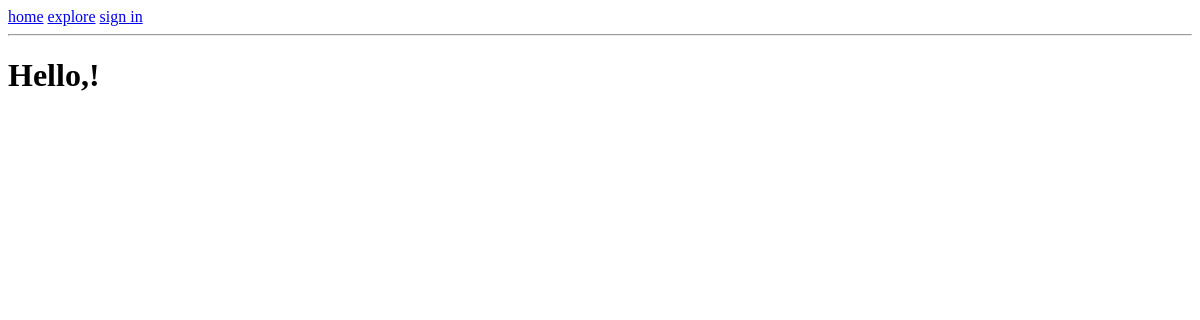
Before: /explore with the older database file.
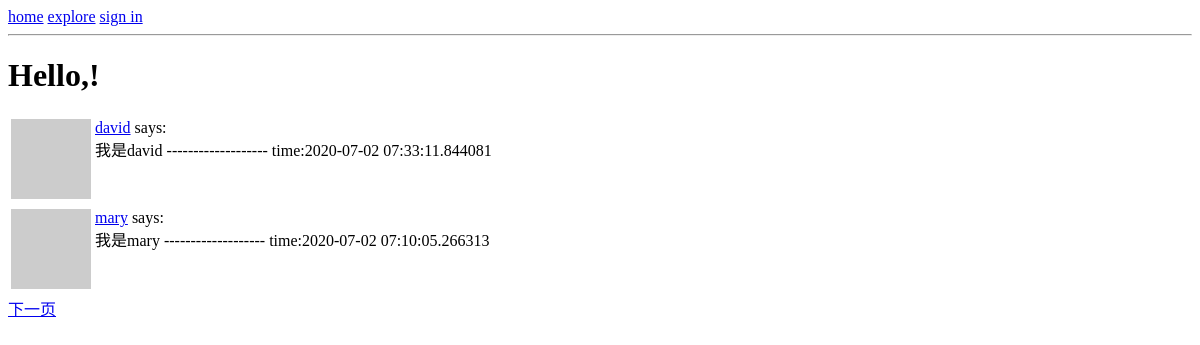
After: the same page with the newer database file.
### app/models.py (models this page shows, shortened)
class Post(db.Model):
    id = db.Column(db.Integer, primary_key=True)
    body = db.Column(db.String(140))
    timestamp = db.Column(db.DateTime, index=True, default=datetime.utcnow)
    user_id = db.Column(db.Integer, db.ForeignKey('user.id'))

class User(UserMixin,db.Model):
    id = db.Column(db.Integer, primary_key=True)
    username = db.Column(db.String(64), index=True, unique=True)
    email = db.Column(db.String(120), index=True, unique=True)
    password_hash = db.Column(db.String(128))
    posts = db.relationship('Post', backref='author', lazy='dynamic')       #反向引用，懒加载
    about_me = db.Column(db.String(140))
    last_seen = db.Column(db.DateTime, default=datetime.utcnow)      #时间
    followed = db.relationship(                  #user.followed:查询该user关注了谁
        'User',          #另一个实体类
        secondary=followers,            #实体之间的关系的关联表
        primaryjoin=(followers.c.follower_id == id),       #主连接，在关联表中关联user表的id 与 关注者的id
        secondaryjoin=(followers.c.followed_id == id),     #次连接，在关联表中关联另一个user表的id 与 被关注者的id
        backref=db.backref('followers', lazy='dynamic'),         #反向引用，另一边的user可以通过user.followers查询它的粉丝
        lazy='dynamic'
    )
    def avantar(self,size):
        hashvalue = md5(self.email.lower().encode('utf-8')).hexdigest()
        avantar_url =  f'https://s.gravatar.com/avatar/{hashvalue}?d=identicon&s={size}'
        return avantar_url

### app/routes.py (the view)
@app.route('/explore')
def explore():
    page = request.args.get('page', 1, type=int)
    posts = Post.query.order_by(Post.timestamp.desc()).paginate(page, app.config['POSTS_PER_PAGE'], False)
    next_url = url_for('explore', page=posts.next_num) if posts.has_next else None
    prev_url = url_for('explore', page=posts.prev_num) if posts.has_prev else None
    return render_template('index.html',
                           posts=posts.items,
                           title='explore',
                           next_url=next_url,
                           prev_url=prev_url
                           )

### app/routes.py (called while the page is built)
@app.before_request
def before_request():
    if current_user.is_authenticated:
        current_user.last_seen = datetime.utcnow()
        db.session.commit()

### app/templates/index.html (shortened to what this page needs)
{% extends 'base.html' %}
{% block content %}
    <h1>Hello,{{ current_user.username }}!</h1>
    {% for post in posts %}
            {% include '_post.html' %}
    {% endfor %}
    {% if next_url %}
        <a href="{{ next_url }}">下一页</a>
    {% endif %}
{% endblock %}ent_user.username

### app/templates/base.html (shortened to what this page needs)
<!DOCTYPE html>
<html lang="en">
<head>
</head>
<body>
    <a href="{{ url_for('index') }}">home</a>
     <a href="{{ url_for('explore') }}">explore</a>
    {% if current_user.is_anonymous %}
        <a href="{{ url_for('login') }}">sign in</a>
    {% else %}
        <a href="{{ url_for('user',username=current_user.username) }}">profile</a>
        <a href="{{ url_for('logout') }}">logout</a>
    {% endif %}
    <br>
    <hr>
    {% block content %}
    {% endblock %}
</body>
</html>

### app/templates/_post.html (shortened to what this page needs)
<!DOCTYPE html>
<html lang="en">
<head>
</head>
<body>
  <table>
        <tr valign="top">
            <td><img src="{{ post.author.avantar(36) }}"></td>
            <td><a href="{{ url_for('user',username=post.author.username) }}">{{ post.author.username }}</a> says:
                <br>
                {{ post.body }}    -------------------    time:{{ post.timestamp }}</td>
        </tr>
  </table>
</body>
</html>

Changed rows visible on the page:
added Post: author.username "david", body "我是david", timestamp "2020-07-02 07:33:11.844081"
added Post: author.username "mary", body "我是mary", timestamp "2020-07-02 07:10:05.266313"
Other visible differences:
text now shown: "下一页"
